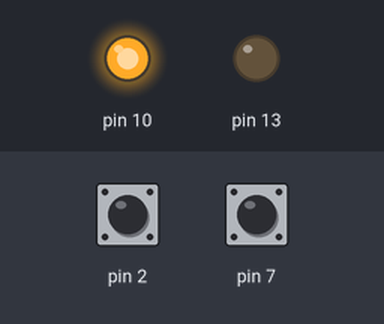
This sketch was run on a simulated Arduino Uno, built with avr-gcc and run on an emulated ATmega328P. Shown: output pins drawn as LEDs (lit = HIGH). The test bench sets the inputs (shaded band); at power-on: pin 2 HIGH, pin 7 HIGH.

Above: at 1.2 s.
1.3 s: pin 2 pulled LOW for 0.15 s
At 1.37 s:
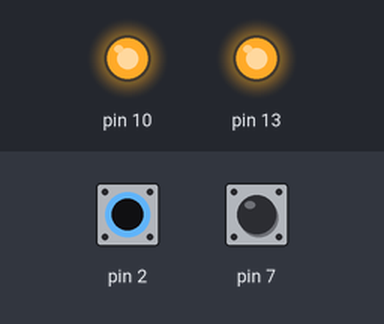
2.9 s: pin 7 pulled LOW for 0.15 s
At 2.97 s:
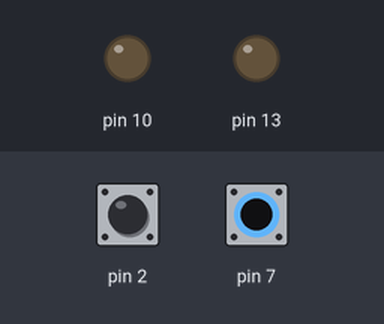
4.5 s: pin 7 pulled LOW for 3.2 s
At 8.4 s:
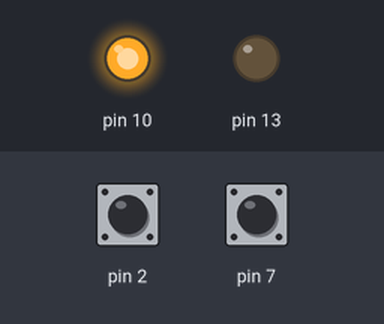
9.2 s: pin 2 pulled LOW for 3.2 s
At 9.6 s:
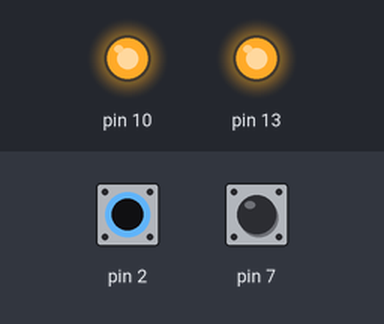
13.9 s: pin 2 driven LOW and pin 7 driven LOW
At 14.4 s:
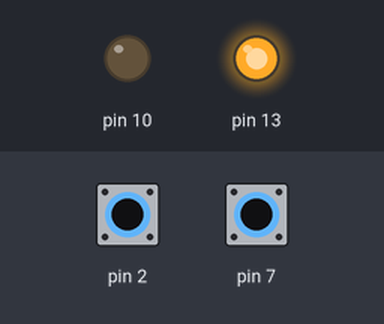
Timing chart, 0 to 16.4 s (numbered marks = the images above; inputs shaded):
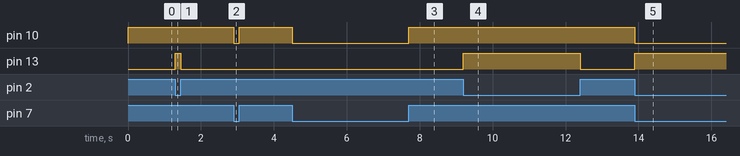

The sketch:

sketch_oct28a.ino
```cpp
void setup() {
  // put your setup code here, to run once:
  pinMode(13, OUTPUT);
  pinMode(10, OUTPUT);
  pinMode(7, INPUT_PULLUP);
  pinMode(2, INPUT_PULLUP);
  //Kondisi Aawal sudah jelas, hanya untuk digital

}

void loop() {
  // put your main code here, to run repeatedly:
  // SPDT
  if (digitalRead(7) == HIGH) {
    digitalWrite(10, 1);
    } else {
      digitalWrite(10, 0);
      }
  // SPST
  if (digitalRead(2) == HIGH) {
    digitalWrite(13, 0);
    } else {
      digitalWrite(13, 1);
      }
}
```

Measured:
- after the input at 1.3 s, pin 13: LOW → HIGH at once, → LOW 0.15 s later
- after the input at 2.9 s, pin 10: HIGH → LOW at once, → HIGH 0.15 s later
- after the input at 4.5 s, pin 10: HIGH → LOW at once, → HIGH 3.2 s later
- after the input at 9.2 s, pin 13: LOW → HIGH at once, → LOW 3.2 s later
- after the input at 13.9 s, pin 10: HIGH → LOW at once; pin 13: LOW → HIGH at once
